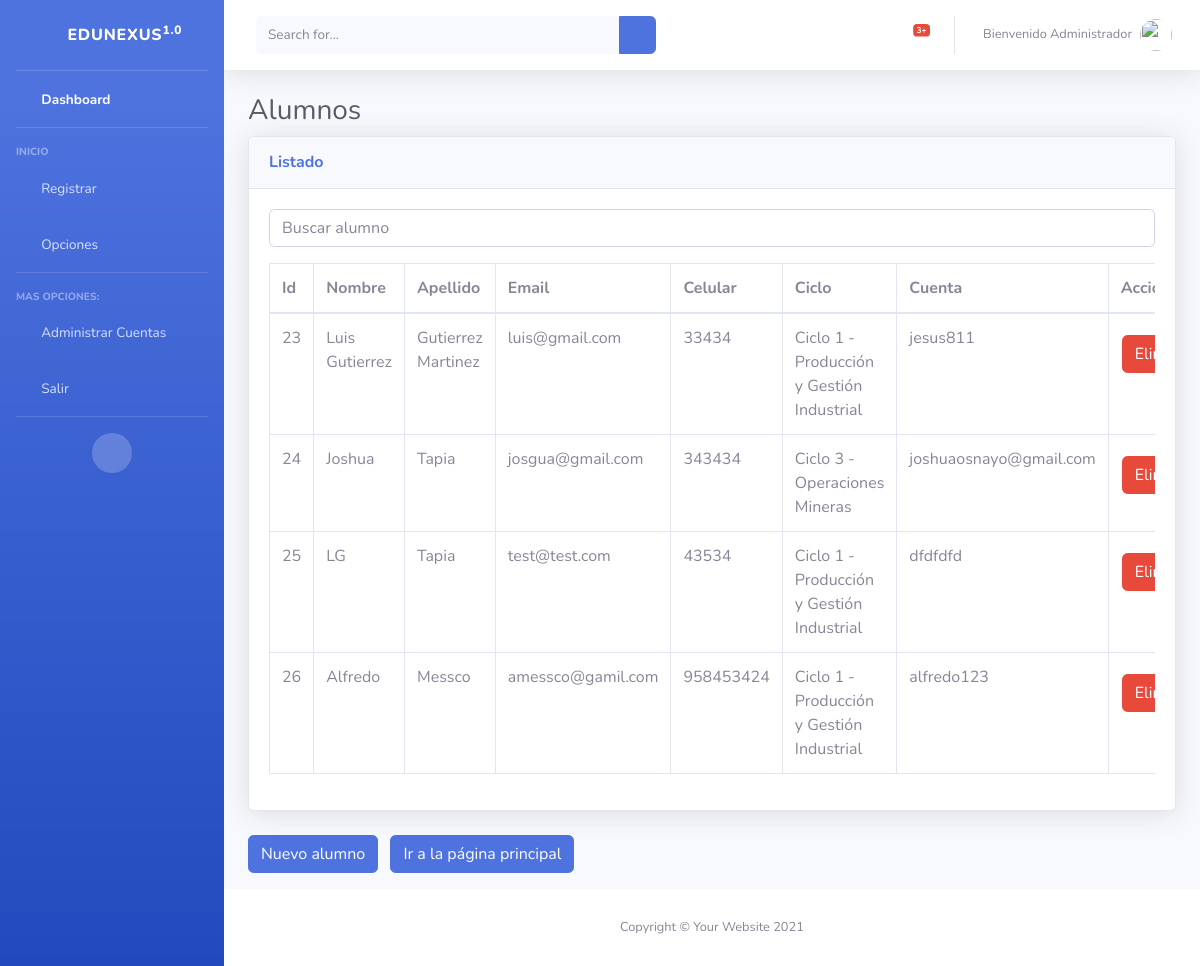
/listaAlumno/, run on the app's committed database.
### dashboard/models.py (models this page shows, shortened)
class Alumno(models.Model):
    nombre = models.CharField(max_length=200)
    apellido = models.CharField(max_length=200)
    email = models.EmailField()
    celular = models.IntegerField()
    created_at = models.DateTimeField(auto_now_add=True)
    ciclo = models.ForeignKey(Ciclo, on_delete=models.CASCADE, null=True)
    cuenta = models.OneToOneField(Cuenta, on_delete=models.CASCADE, null=True)

class Ciclo(models.Model):
    carrera = models.ForeignKey(Carrera, on_delete=models.CASCADE)
    numero = models.IntegerField()
    def __str__(self):
        return f"Ciclo {self.numero} - {self.carrera.nombre}"
    class Meta:
        unique_together = ('carrera', 'numero')

class Carrera(models.Model):
    nombre = models.CharField(max_length=100)
    imagen = models.ImageField(upload_to='carreras/', null=True, blank=True)

class Cuenta(models.Model):
    username = models.CharField(max_length=200)
    password = models.CharField(max_length=200)
    rol = models.ForeignKey(Roles, on_delete=models.CASCADE)
    def __str__(self):
        return self.username

### dashboard/views.py (the view, shortened to what this page needs)
# urls.py: path('listaAlumno/', views.AlumnoView.as_view(),name='listalumno'),
class AlumnoView(View):
    def get(self,request):
        listaAlumnos = Alumno.objects.all()
        formAlumno = AlumnoForm()
        context = {
            'alumnos' : listaAlumnos,
            'formAlumno': formAlumno
        }
        return render(request,'tblAlumno.html',context)

### dashboard/forms.py
class AlumnoForm(ModelForm):
    class Meta:
        model = Alumno
        fields = '__all__'

### dashboard/templates/tblAlumno.html (shortened to what this page needs)
{% extends 'layout.html' %}
{% block content %}
<div class="container-fluid">
  <h1 class="h3 mb-2 text-gray-800">Alumnos</h1>
  <div class="card shadow mb-4">
    <div class="card-header py-3">
      <h6 class="m-0 font-weight-bold text-primary">Listado</h6>
    </div>
    <div class="card-body">
      <div class="table-responsive">
        <div class="input-group mb-3">
          <input type="text" id="searchInput" class="form-control" placeholder="Buscar alumno">
        </div>
        <table class="table table-bordered" id="dataTable" width="100%" cellspacing="0">
          <thead>
            <tr>
              <th>Id</th>
              <th>Nombre</th>
              <th>Apellido</th>
              <th>Email</th>
              <th>Celular</th>
              <th>Ciclo</th>
              <th>Cuenta</th>
              <th>Acciones</th>
            </tr>
          </thead>
          <tbody>
            {% for alumno in alumnos %}
            <tr>
              <td>{{ alumno.id }}</td>
              <td>{{ alumno.nombre }}</td>
              <td>{{ alumno.apellido }}</td>
              <td>{{ alumno.email }}</td>
              <td>{{ alumno.celular }}</td>
              <td>{{ alumno.ciclo }}</td>
              <td>{{ alumno.cuenta }}</td>
              <td>
                <div class="btn-group mt-2" role="group" aria-label="Acciones">
                  <form id="deleteForm{{ alumno.id }}" action="{% url 'eliminar_alumno' alumno.id %}" method="POST">
                    <button type="button" class="btn btn-danger" style="margin: 1px;" data-toggle="modal" data-target="#confirmModal{{ alumno.id }}">Eliminar</button>
                  </form>
                </div>
              </td>
            </tr>
            {% endfor %}
          </tbody>
        </table>
      </div>
    </div>
  </div>
  <div class="mb-3">
    <button type="button" class="btn btn-primary mr-2" data-toggle="modal" data-target="#nuevoUsuario">Nuevo alumno</button>
    <a href="/" class="btn btn-primary">Ir a la página principal</a>
  </div>
</div>
{% endblock %}

### dashboard/templates/layout.html (shortened to what this page needs)
{% load static %}
{% load crispy_forms_tags %}
<!DOCTYPE html>
<html lang="en">
<head>
    <link href="{% static 'assets/vendor/fontawesome-free/css/all.min.css' %}" rel="stylesheet" type="text/css">
    <link href="{% static 'assets/css/sb-admin-2.min.css' %}" rel="stylesheet">
</head>
<body id="page-top">
    <div id="wrapper">
        <ul class="navbar-nav bg-gradient-primary sidebar sidebar-dark accordion" id="accordionSidebar">
            <a class="sidebar-brand d-flex align-items-center justify-content-center" href="{% url 'BASE' %}">
                <div class="sidebar-brand-icon rotate-n-15">
                    <i class="fas fa-laugh-wink"></i>
                </div>
                <div class="sidebar-brand-text mx-3">EduNexus<sup>1.0</sup></div>
            </a>
            <hr class="sidebar-divider my-0">
            <li class="nav-item active">
                <a class="nav-link" href="{% url 'BASE' %}">
                    <i class="fas fa-fw fa-tachometer-alt"></i>
                    <span>Dashboard</span></a>
            </li>
            <hr class="sidebar-divider">
            <div class="sidebar-heading">
                Inicio
            </div>
            <li class="nav-item">
                <a class="nav-link collapsed" href="#" data-toggle="collapse" data-target="#collapseTwo"
                  aria-expanded="true" aria-controls="collapseTwo">
                  <i class="fas fa-fw fa-cog"></i>
                  <span>Registrar</span>
                </a>
              </li>
            <li class="nav-item">
                <a class="nav-link collapsed" href="#" data-toggle="collapse" data-target="#collapseUtilities"
                    aria-expanded="true" aria-controls="collapseUtilities">
                    <i class="fas fa-fw fa-wrench"></i>
                    <span>Opciones</span>
                </a>
            </li>
            <hr class="sidebar-divider">
            <div class="sidebar-heading">
                Mas opciones:
            </div>
            <li class="nav-item">
                <a class="nav-link" href="/listaCuenta/">
                    <i class="fas fa-fw fa-chart-area"></i>
                    <span>Administrar Cuentas</span></a>
            </li>
            <li class="nav-item">
                <a class="nav-link" href="{% url 'salir' %}">
                    <i class="fas fa-fw fa-table"></i>
                    <span>Salir</span></a>
            </li>
            <hr class="sidebar-divider d-none d-md-block">
            <div class="text-center d-none d-md-inline">
                <button class="rounded-circle border-0" id="sidebarToggle"></button>
            </div>
        </ul>
        <div id="content-wrapper" class="d-flex flex-column">
            <div id="content">
                <nav class="navbar navbar-expand navbar-light bg-white topbar mb-4 static-top shadow">
                    <form
                        class="d-none d-sm-inline-block form-inline mr-auto ml-md-3 my-2 my-md-0 mw-100 navbar-search">
                        <div class="input-group">
                            <input type="text" class="form-control bg-light border-0 small" placeholder="Search for..."
                                aria-label="Search" aria-describedby="basic-addon2">
                            <div class="input-group-append">
                                <button class="btn btn-primary" type="button">
                                    <i class="fas fa-search fa-sm"></i>
                                </button>
                            </div>
                        </div>
                    </form>
                    <ul class="navbar-nav ml-auto">
                        <li class="nav-item dropdown no-arrow mx-1">
                            <a class="nav-link dropdown-toggle" href="#" id="alertsDropdown" role="button"
                                data-toggle="dropdown" aria-haspopup="true" aria-expanded="false">
                                <i class="fas fa-bell fa-fw"></i>
                                <span class="badge badge-danger badge-counter">3+</span>
                            </a>
                        </li>
                        <li class="nav-item dropdown no-arrow">
                            <a class="nav-link dropdown-toggle" href="#" id="userDropdown" role="button"
                                data-toggle="dropdown" aria-haspopup="true" aria-expanded="false">
                                <span class="mr-2 d-none d-lg-inline text-gray-600 small">Bienvenido Administrador</span>
                                <img class="img-profile rounded-circle"
                                    src="{% static 'assets/img/undraw_profile.svg' %}">
                            </a>
                        </li>
                    </ul>
                </nav>
                {% block content %}
                {% endblock %}
            <footer class="sticky-footer bg-white">
                <div class="container my-auto">
                    <div class="copyright text-center my-auto">
                        <span>Copyright &copy; Your Website 2021</span>
                    </div>
                </div>
            </footer>
        </div>
    </div>
</body>
</html>

### dashboard/templates/modals.html (shortened to what this page needs)
{% load crispy_forms_tags %}

### data on the page
Alumno: id "23", nombre "Luis Gutierrez", apellido "Gutierrez Martinez", email "luis@gmail.com", celular "33434", ciclo "Ciclo 1 - Producción y Gestión Industrial", cuenta "jesus811"
Alumno: id "24", nombre "Joshua", apellido "Tapia", email "josgua@gmail.com", celular "343434", ciclo "Ciclo 3 - Operaciones Mineras", cuenta "joshuaosnayo@gmail.com"
Alumno: id "25", nombre "LG", apellido "Tapia", email "test@test.com", celular "43534", ciclo "Ciclo 1 - Producción y Gestión Industrial", cuenta "dfdfdfd"
Alumno: id "26", nombre "Alfredo", apellido "Messco", email "amessco@gamil.com", celular "958453424", ciclo "Ciclo 1 - Producción y Gestión Industrial", cuenta "alfredo123"
